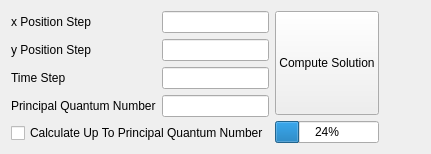
             <widget class="QWidget" name="solutionparameters_2">
              <attribute name="title">
               <string>Solution Parameters</string>
              </attribute>
              <layout class="QVBoxLayout" name="verticalLayout_25">
               <item>
                <layout class="QHBoxLayout" name="horizontalLayout_9" stretch="1,1,2">
                 <item>
                  <layout class="QFormLayout" name="formLayout_14">
                   <property name="formAlignment">
                    <set>Qt::AlignmentFlag::AlignLeading|Qt::AlignmentFlag::AlignLeft|Qt::AlignmentFlag::AlignVCenter</set>
                   </property>
                   <item row="0" column="0">
                    <widget class="QLabel" name="label_24">
                     <property name="text">
                      <string>x Position Step</string>
                     </property>
                    </widget>
                   </item>
                   <item row="0" column="1">
                    <widget class="QLineEdit" name="lineEdit_6"/>
                   </item>
                   <item row="3" column="0">
                    <widget class="QLabel" name="label_25">
                     <property name="text">
                      <string>Principal Quantum Number</string>
                     </property>
                    </widget>
                   </item>
                   <item row="3" column="1">
                    <widget class="QLineEdit" name="lineEdit_7"/>
                   </item>
                   <item row="4" column="0" colspan="2">
                    <widget class="QCheckBox" name="checkBox_14">
                     <property name="text">
                      <string>Calculate Up To Principal Quantum Number</string>
                     </property>
                    </widget>
                   </item>
                   <item row="1" column="0">
                    <widget class="QLabel" name="label_26">
                     <property name="text">
                      <string>y Position Step</string>
                     </property>
                    </widget>
                   </item>
                   <item row="1" column="1">
                    <widget class="QLineEdit" name="lineEdit_9"/>
                   </item>
                   <item row="2" column="0">
                    <widget class="QLabel" name="label_7">
                     <property name="text">
                      <string>Time Step</string>
                     </property>
                    </widget>
                   </item>
                   <item row="2" column="1">
                    <widget class="QLineEdit" name="lineEdit_10"/>
                   </item>
                  </layout>
                 </item>
                 <item>
                  <layout class="QVBoxLayout" name="verticalLayout_24">
                   <item>
                    <widget class="QPushButton" name="updatePlot1d_3">
                     <property name="sizePolicy">
                      <sizepolicy hsizetype="Minimum" vsizetype="Expanding">
                       <horstretch>0</horstretch>
                       <verstretch>0</verstretch>
                      </sizepolicy>
                     </property>
                     <property name="text">
                      <string>Compute Solution</string>
                     </property>
                    </widget>
                   </item>
                   <item>
                    <widget class="QProgressBar" name="progressBar_4">
                     <property name="sizePolicy">
                      <sizepolicy hsizetype="Expanding" vsizetype="Fixed">
                       <horstretch>0</horstretch>
                       <verstretch>0</verstretch>
                      </sizepolicy>
                     </property>
                     <property name="value">
                      <number>24</number>
                     </property>
                    </widget>
                   </item>
                  </layout>
                 </item>
                 <item>
                  <spacer name="horizontalSpacer_5">
                   <property name="orientation">
                    <enum>Qt::Orientation::Horizontal</enum>
                   </property>
                   <property name="sizeHint" stdset="0">
                    <size>
                     <width>40</width>
                     <height>20</height>
                    </size>
                   </property>
                  </spacer>
                 </item>
                </layout>
               </item>
              </layout>
             </widget>
